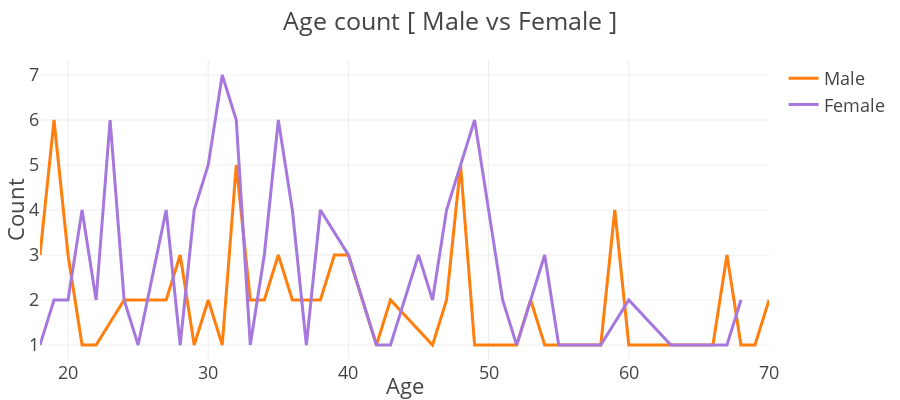

Notebook code cell kept with this figure:
### Markdown cell above
### As we saw above, we can infer females are visiting malls more than males.

### Code cell
# Separate by gender
d1 = dataset[dataset['Genre'] == 'Male']
d2 = dataset[dataset['Genre'] == 'Female']
col = 'Age'  
# --- Counting ---
v1 = (d1[col].value_counts(sort=False)     #  -> count bye age 
          .rename_axis(col)                # the index (ages)
          .reset_index(name='count')       # pass DataFrame with columns ['Age','count']
          .sort_values(col))               # order by age

v2 = (d2[col].value_counts(sort=False)
          .rename_axis(col)
          .reset_index(name='count')
          .sort_values(col))


trace1 = go.Scatter(x=v1[col], y=v1['count'], name='Male',
                    marker=dict(color='#ff7f0e'))
trace2 = go.Scatter(x=v2[col], y=v2['count'], name='Female',
                    marker=dict(color='#a678de'))

layout = {'title':'Age count [ Male vs Female ]',
          'xaxis':{'title':'Age'},
          'yaxis':{'title':'Count'},
          'width': 900,        
          'height': 400,      
          'margin': {'l':40,'r':10,'t':60,'b':40}
}
fig = go.Figure(data=[trace1, trace2],layout=layout)
fig.layout.template='presentation'
iplot(fig)

### Figure 1 — Plotly figure (JSON) as saved in the notebook; plotly's stock layout.template omitted (floating-point values rounded to 4 significant figures)
{"data": [{"marker": {"color": "#ff7f0e"}, "name": "Male", "type": "scatter", "x": [18, 19, 20, 21, 22, 24, 25, 26, 27, 28, 29, 30, 31, 32, 33, 34, 35, 36, 37, 38, 39, 40, 42, 43, 46, 47, 48, 49, 50, 52, 53, 54, 57, 58, 59, 60, 63, 64, 65, 66, 67, 68, 69, 70], "y": [3, 6, 3, 1, 1, 2, 2, 2, 2, 3, 1, 2, 1, 5, 2, 2, 3, 2, 2, 2, 3, 3, 1, 2, 1, 2, 5, 1, 1, 1, 2, 1, 1, 1, 4, 1, 1, 1, 1, 1, 3, 1, 1, 2]}, {"marker": {"color": "#a678de"}, "name": "Female", "type": "scatter", "x": [18, 19, 20, 21, 22, 23, 24, 25, 27, 28, 29, 30, 31, 32, 33, 34, 35, 36, 37, 38, 40, 41, 42, 43, 44, 45, 46, 47, 49, 50, 51, 52, 54, 55, 56, 57, 58, 60, 63, 65, 66, 67, 68], "y": [1, 2, 2, 4, 2, 6, 2, 1, 4, 1, 4, 5, 7, 6, 1, 3, 6, 4, 1, 4, 3, 2, 1, 1, 2, 3, 2, 4, 6, 4, 2, 1, 3, 1, 1, 1, 1, 2, 1, 1, 1, 1, 2]}], "layout": {"height": 400, "margin": {"b": 40, "l": 40, "r": 10, "t": 60}, "title": {"text": "Age count [ Male vs Female ]"}, "width": 900, "xaxis": {"autorange": true, "range": [18, 70], "title": {"text": "Age"}, "type": "linear"}, "yaxis": {"autorange": true, "range": [0.6667, 7.333], "title": {"text": "Count"}, "type": "linear"}}}
